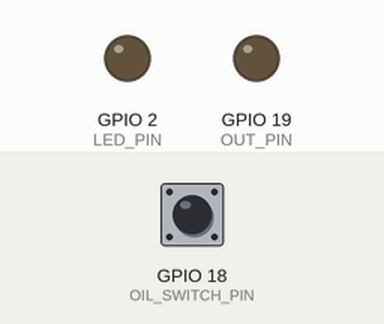
Bench run of a program on a simulated ESP32. Parts: output pins drawn as LEDs (lit = HIGH). The test bench sets the inputs (shaded band); at power-on: GPIO 18 (OIL_SWITCH_PIN) HIGH.

Above: at 1.2 s.
1.3 s: GPIO 18 (OIL_SWITCH_PIN) pulled LOW for 3.2 s
At 3.25 s:
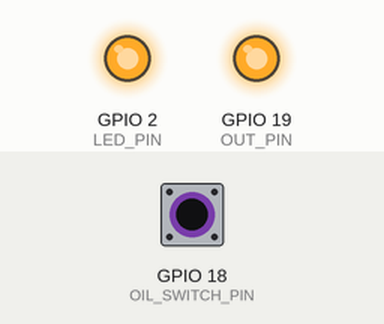
Timing chart, 0 to 4.8 s (numbered marks = the images above; inputs shaded):
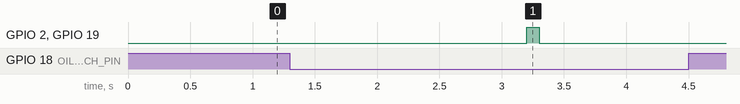

The program:

main.cpp
```cpp
#include <Arduino.h>

const int OIL_SWITCH_PIN = 18;   // Active LOW
const int LED_PIN        = 2;    // Built-in LED
const int OUT_PIN        = 19;   // Second output

// Phase durations (ms)
const unsigned long PHASE1_TIME = 10000;   // very slow
const unsigned long PHASE2_TIME = 20000;  // slow
// after this → fast (no limit)

// Blink timings (10% ON / 90% OFF)
const unsigned long VSLOW_ON  = 100;
const unsigned long VSLOW_OFF = 1900;

const unsigned long SLOW_ON   = 100;
const unsigned long SLOW_OFF  = 900;

const unsigned long FAST_ON   = 30;
const unsigned long FAST_OFF  = 270;

unsigned long faultStartTime = 0;
unsigned long lastToggleTime = 0;

bool outputState = false;
bool faultActive = false;

void setOutputs(bool state) {
    digitalWrite(LED_PIN, state);
    digitalWrite(OUT_PIN, state);
}

void setup() {
    pinMode(OIL_SWITCH_PIN, INPUT_PULLUP);
    pinMode(LED_PIN, OUTPUT);
    pinMode(OUT_PIN, OUTPUT);

    setOutputs(LOW);
}

void loop() {
    unsigned long now = millis();
    int oilState = digitalRead(OIL_SWITCH_PIN);

    // -------- Pressure OK --------
    if (oilState == HIGH) {
        faultActive = false;
        setOutputs(LOW);
        return;
    }

    // -------- Pressure NOT OK --------
    if (!faultActive) {
        // New fault → restart blinking from very slow
        faultActive = true;
        faultStartTime = now;
        lastToggleTime = now;
        outputState = false;
        setOutputs(LOW);
    }

    unsigned long elapsed = now - faultStartTime;

    unsigned long onTime, offTime;

    if (elapsed < PHASE1_TIME) {
        // Very slow
        onTime  = VSLOW_ON;
        offTime = VSLOW_OFF;
    }
    else if (elapsed < PHASE2_TIME) {
        // Slow
        onTime  = SLOW_ON;
        offTime = SLOW_OFF;
    }
    else {
        // Fast
        onTime  = FAST_ON;
        offTime = FAST_OFF;
    }

    unsigned long interval = outputState ? onTime : offTime;

    if (now - lastToggleTime >= interval) {
        lastToggleTime = now;
        outputState = !outputState;
        setOutputs(outputState);
    }
}
```

Measured:
- after the input at 1.3 s, GPIO 2 (LED_PIN), GPIO 19 (OUT_PIN): LOW → HIGH after 1.9 s, → LOW 0.10 s later
